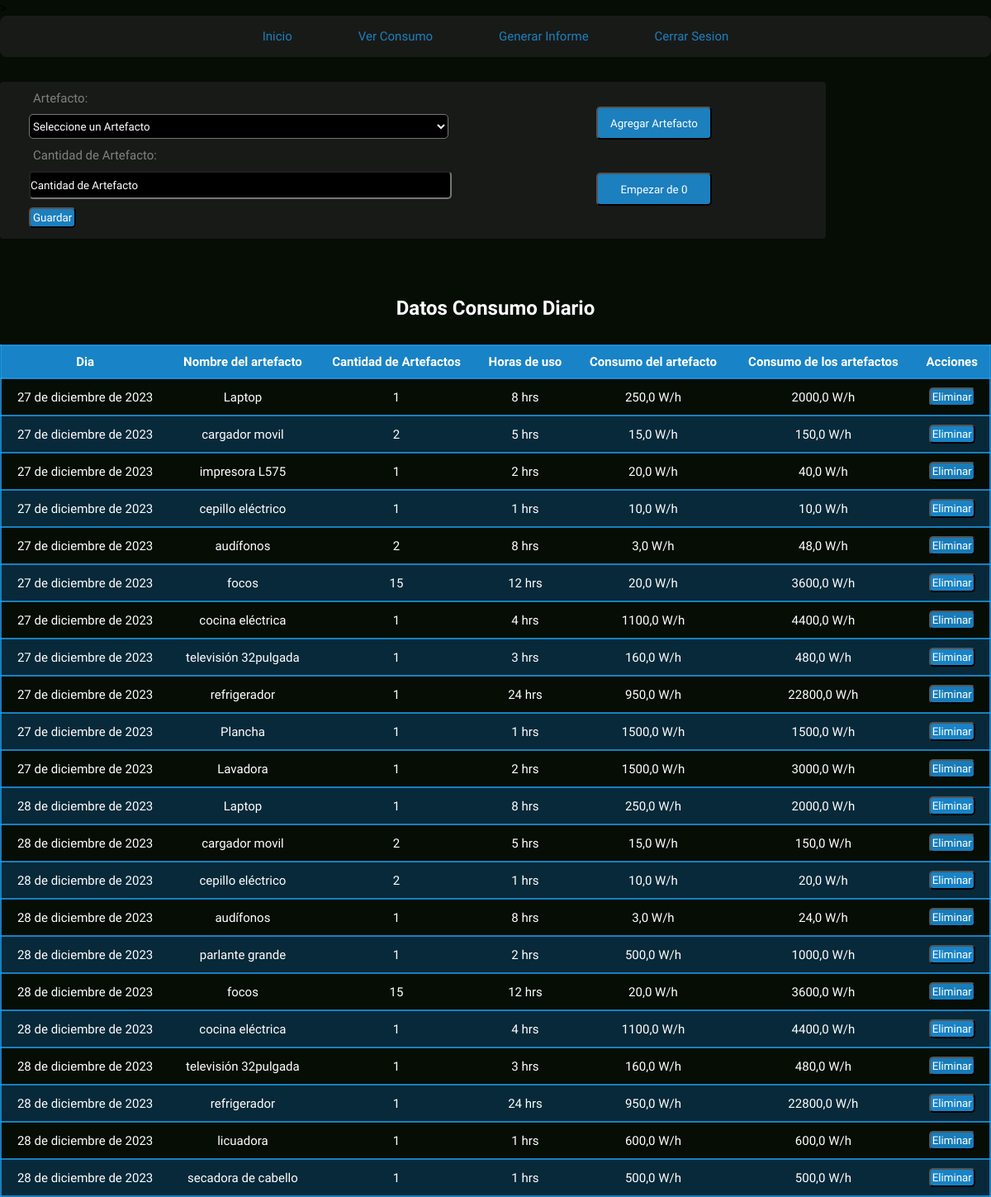
The app's page /paginaUsuario/inventario/ (signed in) with its own data.
### energy/models.py (models this page shows, shortened)
class Inventario(models.Model):
    user = models.ForeignKey(User, on_delete=models.CASCADE)
    artefacto = models.ForeignKey(Artefacto, on_delete=models.SET_NULL, null=True, related_name="artefacto_list")
    dia = models.DateField(default=datetime.now)
    cantidad_artefacto = models.PositiveIntegerField()
    consumo_artefacto = models.FloatField(default=0)

class Artefacto(models.Model):
    user = models.ForeignKey(User, on_delete=models.CASCADE)
    nombre_artefacto = models.CharField(max_length=20)
    consumo_wh = models.FloatField(default=0)
    horas_de_uso = models.PositiveIntegerField(default=0)
    def __str__(self):
        return f"{self.nombre_artefacto}"

### energy/views.py (the view, shortened to what this page needs)
# urls.py: path('paginaUsuario/inventario/', inventario, name="inventario"),
def inventario(request):
    if request.user.is_authenticated:
        inventario_artefacto = Inventario.objects.filter(user=request.user)
        consumo_diario_del_mes = Informe.objects.filter(user=request.user)
        if request.method == 'GET':
            form = InventarioForm(user=request.user)
            return render(request, 'energy/home/inventario.html', {
                'form': form,
                'inventario_artefacto': inventario_artefacto,
                'consumo_diario': consumo_diario_del_mes,
                'eliminar_inventario': eliminar_inventario,
            })
    else:
        return render(request, 'energy/home/inventario.html', {
            'eliminar': eliminar_artefacto_inventario,
        })

### energy/forms.py
class InventarioForm(forms.ModelForm):
    artefacto = forms.ModelChoiceField(
        widget=forms.Select(attrs={'placeholder': 'Artefacto'}),
        queryset=Artefacto.objects.all(),  # Inicialmente todos los artefacto, se actualizará en el __init__
        empty_label='Seleccione un Artefacto',
        required=True,
    )
    class Meta:
        model = Inventario
        fields = ('artefacto', 'cantidad_artefacto')
        widgets = {
            'cantidad_artefacto': forms.NumberInput(attrs={'placeholder': 'Cantidad de Artefacto'}),
        }
        labels = {
            'artefacto': 'Artefacto',
            'cantidad_artefacto': 'Cantidad de Artefacto',
        }
    def __init__(self, user, *args, **kwargs):
        super(InventarioForm, self).__init__(*args, **kwargs)
        self.fields['artefacto'].queryset = Artefacto.objects.filter(user=user)

### energy/templates/energy/home/inventario.html (shortened to what this page needs)
{% load static %}
<!DOCTYPE html>
<html lang="en">
<head>
    <link rel="stylesheet" href="{% static 'energy/css/inventario2.css' %}">
</head>
<body>
    <nav class="menu">
        <a href="{% url 'paginaUsuario' %}">Inicio</a>
        <a href="{% url 'proyecciones' %}">Ver Consumo</a>
        <a href="{% url 'informe' %}">Generar Informe</a>
        <a href="{% url 'cerrarSesion' %}">Cerrar Sesion</a>
    </nav>
    <div class="contenedor">
        <div class="formulario">
            <div class="form_content">
                <form method="post" action="{% url 'inventario' %}">
                    {{ form.as_p }}
                    <button type="submit">Guardar</button>
                  </form>
            </div>
            <div class="form_buttons">
                <button type="submit" ><a href="{% url 'artefacto' %}">Agregar Artefacto</a></button>
                <button type="submit"><a href="{% url 'eliminarInventario' %}"> Empezar de 0</a></button>
            </div>
        </div>
    </div>
<section class="section">
    <h1>Datos Consumo Diario</h1>
<table>
  <tr>
      <th>Dia</th>
      <th>Nombre del artefacto</th>
      <th>Cantidad de Artefactos</th>
      <th>Horas de uso</th>
      <th>Consumo del artefacto</th>
      <th>Consumo de los artefactos</th>
      <th>Acciones</th>
  </tr>
  {% for inventario in inventario_artefacto %}
    <tr>
        <td>{{ inventario.dia }}</td>
        <td>{{ inventario.artefacto.nombre_artefacto }}</td>
        <td>{{ inventario.cantidad_artefacto }}</td>
        <td>{{ inventario.artefacto.horas_de_uso }} hrs</td>
        <td>{{ inventario.artefacto.consumo_wh }} W/h</td>
        <td>{{ inventario.consumo_artefacto }} W/h</td>
        <td>
        <form method="post" action="{% url 'eliminarArtefactoInventario' inventario.id %}">
          <button type="submit">Eliminar</button>
        </form>
        </td>
    </tr>
  {% endfor %}
</table>
</section>
</body>
</html>

### energy/static/energy/css/inventario2.css (style rules this page uses)
* { margin: 0; padding: 0; font-family: 'livvic', sans-serif; }
body { background-color: #050d05; }
nav { position: relative; width: 100%; height: 50px; background: #222222ab; border-radius: 8px; display: flex; justify-content: center; align-items: center; z-index: 2; }
nav a { position: relative; display: inline-block; font-size: 15px; font-weight: 500; color: #1da0f2c2; text-decoration: none; padding: 13px 35px; margin: 5px; z-index: 2; transition: color .5s; }
nav a::after { content: ''; background: linear-gradient(10deg, #222222ab, #1da0f2c2); width: 100%; height: 100%; border-radius: 8px; position: absolute; top: 100%; left: 50%; transform: translate(-50%, -50%); z-index: -1; opacity: 0; transition: top .5s, opacity .5s; }
h1 { color: white; text-align: center; }
.formulario { display: flex; margin-top: 30px; margin-bottom: 20px; padding: 0 20px; width: 80%; border-radius: 4px; background-color: #222222ab; }
.form_content { padding: 10px; width: 60%; height: 170px; }
.form_content input { width: 90%; height: 30px; border-radius: 5px; margin-top: 10px; margin-left: 5px; background-color: black; color: white; }
.form_content input::placeholder { color: white; }
.form_content select { width: 90%; height: 30px; border-radius: 5px; margin: 10px 0; margin-left: 5px; background-color: black; color: white; cursor: pointer; }
.form_content label { color: grey;; font-size: 15px; margin-left: 10px; }
.form_content button { margin-top: 10px; margin-left: 5px; color: white; background-color: #1da0f2c2; padding: 3px; border-radius: 5px; cursor: pointer; }
.form_buttons { width: 40%; flex-direction: column; text-align: center; }
.form_buttons button { display: inline; width: 140px; height: 40px; margin: 10px 80px; margin-top: 30px; background-color: #1da0f2c2; border-radius: 5px; }
.form_buttons button a { text-decoration: none; color: #fff; width: 600px; }
.section { margin-top: 70px; }
table { font-family: 'Livvic', Courier, monospace; width: 100%; height: 50vh; font-size: 15px; text-align: left; color: white; border-collapse: collapse; margin-top: 30px; }
table button { background-color: #1da0f2c2; padding: 2px; border-radius: 5px; color: #fff; cursor: pointer; }
th { font-weight: bolder; text-align: left; background-color: #1da0f2c2; }
tr { border: 2px solid #1da0f2c2; text-align: center; padding: 8px; }
tbody tr:nth-child(odd) { background-color: #0a324ac2; }
th { text-align: center; align-content: center; padding: 10px; }
td { text-align: center; padding: 10px; }

### records on screen
Inventario: dia "27 de diciembre de 2023", artefacto.nombre_artefacto "Laptop", cantidad_artefacto "1", artefacto.horas_de_uso "8", artefacto.consumo_wh "250,0", consumo_artefacto "2000,0"
Inventario: dia "27 de diciembre de 2023", artefacto.nombre_artefacto "cargador movil", cantidad_artefacto "2", artefacto.horas_de_uso "5", artefacto.consumo_wh "15,0", consumo_artefacto "150,0"
Inventario: dia "27 de diciembre de 2023", artefacto.nombre_artefacto "impresora L575", cantidad_artefacto "1", artefacto.horas_de_uso "2", artefacto.consumo_wh "20,0", consumo_artefacto "40,0"
Inventario: dia "27 de diciembre de 2023", artefacto.nombre_artefacto "cepillo eléctrico", cantidad_artefacto "1", artefacto.horas_de_uso "1", artefacto.consumo_wh "10,0", consumo_artefacto "10,0"
Inventario: dia "27 de diciembre de 2023", artefacto.nombre_artefacto "audífonos", cantidad_artefacto "2", artefacto.horas_de_uso "8", artefacto.consumo_wh "3,0", consumo_artefacto "48,0"
Inventario: dia "27 de diciembre de 2023", artefacto.nombre_artefacto "focos", cantidad_artefacto "15", artefacto.horas_de_uso "12", artefacto.consumo_wh "20,0", consumo_artefacto "3600,0"
Inventario: dia "27 de diciembre de 2023", artefacto.nombre_artefacto "cocina eléctrica", cantidad_artefacto "1", artefacto.horas_de_uso "4", artefacto.consumo_wh "1100,0", consumo_artefacto "4400,0"
Inventario: dia "27 de diciembre de 2023", artefacto.nombre_artefacto "televisión 32pulgada", cantidad_artefacto "1", artefacto.horas_de_uso "3", artefacto.consumo_wh "160,0", consumo_artefacto "480,0"
Inventario: dia "27 de diciembre de 2023", artefacto.nombre_artefacto "refrigerador", cantidad_artefacto "1", artefacto.horas_de_uso "24", artefacto.consumo_wh "950,0", consumo_artefacto "22800,0"
Inventario: dia "27 de diciembre de 2023", artefacto.nombre_artefacto "Plancha", cantidad_artefacto "1", artefacto.horas_de_uso "1", artefacto.consumo_wh "1500,0", consumo_artefacto "1500,0"
Inventario: dia "27 de diciembre de 2023", artefacto.nombre_artefacto "Lavadora", cantidad_artefacto "1", artefacto.horas_de_uso "2", artefacto.consumo_wh "1500,0", consumo_artefacto "3000,0"
Inventario: dia "28 de diciembre de 2023", artefacto.nombre_artefacto "Laptop", cantidad_artefacto "1", artefacto.horas_de_uso "8", artefacto.consumo_wh "250,0", consumo_artefacto "2000,0"
Inventario: dia "28 de diciembre de 2023", artefacto.nombre_artefacto "cargador movil", cantidad_artefacto "2", artefacto.horas_de_uso "5", artefacto.consumo_wh "15,0", consumo_artefacto "150,0"
Inventario: dia "28 de diciembre de 2023", artefacto.nombre_artefacto "cepillo eléctrico", cantidad_artefacto "2", artefacto.horas_de_uso "1", artefacto.consumo_wh "10,0", consumo_artefacto "20,0"
Inventario: dia "28 de diciembre de 2023", artefacto.nombre_artefacto "audífonos", cantidad_artefacto "1", artefacto.horas_de_uso "8", artefacto.consumo_wh "3,0", consumo_artefacto "24,0"
Inventario: dia "28 de diciembre de 2023", artefacto.nombre_artefacto "parlante grande", cantidad_artefacto "1", artefacto.horas_de_uso "2", artefacto.consumo_wh "500,0", consumo_artefacto "1000,0"
Inventario: dia "28 de diciembre de 2023", artefacto.nombre_artefacto "focos", cantidad_artefacto "15", artefacto.horas_de_uso "12", artefacto.consumo_wh "20,0", consumo_artefacto "3600,0"
Inventario: dia "28 de diciembre de 2023", artefacto.nombre_artefacto "cocina eléctrica", cantidad_artefacto "1", artefacto.horas_de_uso "4", artefacto.consumo_wh "1100,0", consumo_artefacto "4400,0"
Inventario: dia "28 de diciembre de 2023", artefacto.nombre_artefacto "televisión 32pulgada", cantidad_artefacto "1", artefacto.horas_de_uso "3", artefacto.consumo_wh "160,0", consumo_artefacto "480,0"
Inventario: dia "28 de diciembre de 2023", artefacto.nombre_artefacto "refrigerador", cantidad_artefacto "1", artefacto.horas_de_uso "24", artefacto.consumo_wh "950,0", consumo_artefacto "22800,0"
Inventario: dia "28 de diciembre de 2023", artefacto.nombre_artefacto "licuadora", cantidad_artefacto "1", artefacto.horas_de_uso "1", artefacto.consumo_wh "600,0", consumo_artefacto "600,0"
Inventario: dia "28 de diciembre de 2023", artefacto.nombre_artefacto "secadora de cabello", cantidad_artefacto "1", artefacto.horas_de_uso "1", artefacto.consumo_wh "500,0", consumo_artefacto "500,0"
